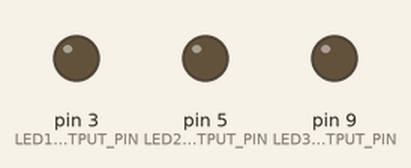
Recording of a sketch running on a simulated Arduino Uno, built with avr-gcc and run on an emulated ATmega328P. Parts: output pins drawn as LEDs (lit = HIGH).

Above: at 0.1 s.
At 0.5 s:
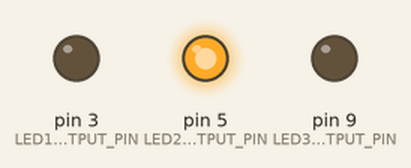
At 1.5 s:
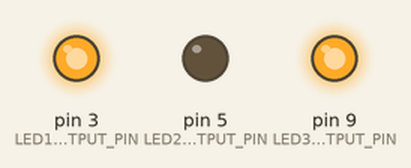
At 1.89 s:
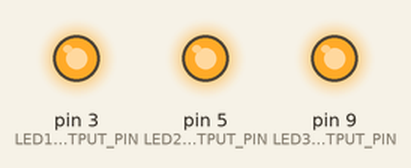
At 3.1 s:
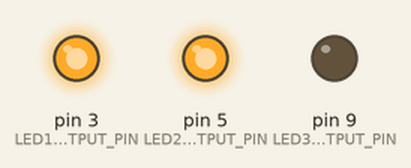
At 4.1 s:
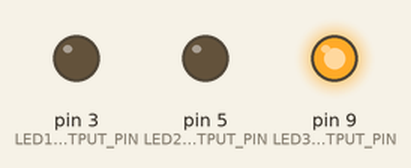
Timing chart, 0 to 5.1 s (numbered marks = the images above):
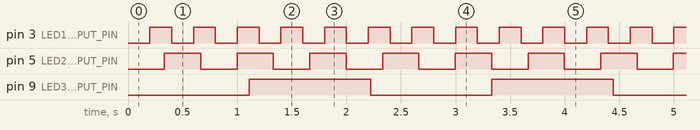

Measured:
- by itself, pin 3 (LED1_OUTPUT_PIN): alternates HIGH for 0.20 s and LOW for 0.20 s
- by itself, pin 5 (LED2_OUTPUT_PIN): alternates HIGH for 0.33 s and LOW for 0.33 s
- by itself, pin 9 (LED3_OUTPUT_PIN): alternates HIGH for 1.1 s and LOW for 1.1 s

The sketch:

LED_MultiRate.ino
```cpp
const int LED1_OUTPUT_PIN = 3;
const int LED1_BLINK_INTERVAL_MS = 200; // interval at which to blink LED1 (in milliseconds)

const int LED2_OUTPUT_PIN = 5;
const int LED2_BLINK_INTERVAL_MS = 333; // interval at which to blink LED2 (in milliseconds)

const int LED3_OUTPUT_PIN = 9;
const int LED3_BLINK_INTERVAL_MS = 1111; // interval at which to blink LED3

unsigned long _led1LastToggledTimestampMs = 0; // tracks the last time LED1 was updated
int _led1State = LOW; // will toggle between LOW and HIGH

unsigned long _led2LastToggledTimestampMs = 0; // tracks the last time LED2 was updated
int _led2State = LOW; // will toggle between LOW and HIGH

unsigned long _led3LastToggledTimestampMs = 0; // tracks the last time LED3 was updated
int _led3State = LOW; // will toggle between LOW and HIGH

void setup() {
  pinMode(LED1_OUTPUT_PIN, OUTPUT);
  pinMode(LED2_OUTPUT_PIN, OUTPUT);
  pinMode(LED3_OUTPUT_PIN, OUTPUT);
}

void loop() {

  unsigned long currentTimestampMs = millis();

  // Check to see if we reached the toggle state interval for LED1
  if (currentTimestampMs - _led1LastToggledTimestampMs >= LED1_BLINK_INTERVAL_MS) {
    _led1LastToggledTimestampMs = millis();
    _led1State = !_led1State;
    digitalWrite(LED1_OUTPUT_PIN, _led1State);
  }

  // Check to see if we reached the toggle state interval for LED2
  if (currentTimestampMs - _led2LastToggledTimestampMs >= LED2_BLINK_INTERVAL_MS) {
    _led2LastToggledTimestampMs = millis();
    _led2State = !_led2State;
    digitalWrite(LED2_OUTPUT_PIN, _led2State);
  }

  // Check to see if we reached the toggle state interval for LED2
  if (currentTimestampMs - _led3LastToggledTimestampMs >= LED3_BLINK_INTERVAL_MS) {
    _led3LastToggledTimestampMs = millis();
    _led3State = !_led3State;
    digitalWrite(LED3_OUTPUT_PIN, _led3State);
  }

}
```
